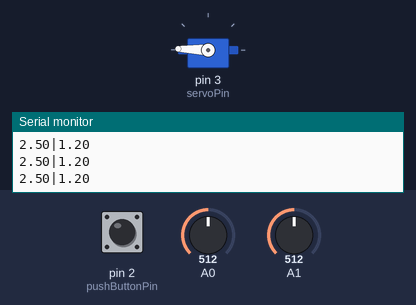
Recording of a sketch running on a simulated Arduino Uno, built with avr-gcc and run on an emulated ATmega328P. On the bench: servo, the last lines printed to the serial monitor. The test bench sets the inputs (shaded band); at power-on: A0 = 512, pin 2 (pushButtonPin) HIGH, A1 = 512.

Above: at 4.2 s.
4.3 s: A0 set to 344
5.8 s: A0 set to 328
At 6.5 s:
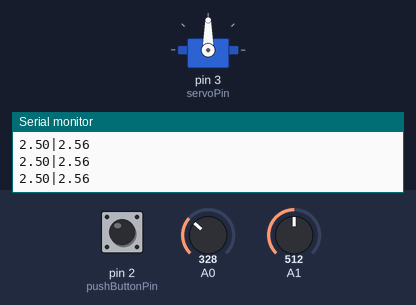
7.3 s: A0 set to 511
At 7.6 s:
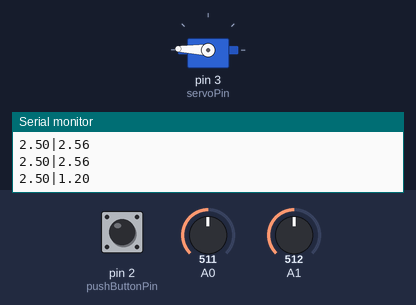
Timing chart, 0 to 9.8 s (numbered marks = the images above; inputs shaded):
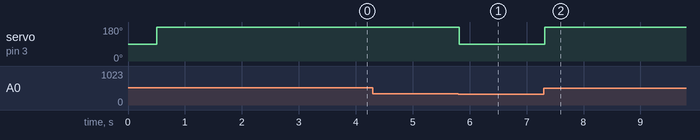

The sketch:

E2.ino
```cpp
#include <Servo.h>

/*
* The photoresitor is configured to have analogRead range of 6 -> 679
* The potentiometer is configured to have the analogRead value from 0 -> 1023
*/

Servo myservo;
int servoPin = 3;
int pushButtonPin = 2;
int closePosition = 178;
int openPosition = 90;
int lastPhotoResistorReading = 0;
int threshold =540;
float maxAnalogPhotoresistor = 679;
float minAnalogPhotoresistor = 6;
float maxAnalogPotentiometer = 1023;
float minAnalogPotentiometer = 0;
float lastPotentioMeterReading = 0;
int lastButtonState = LOW;
unsigned int debounceDelay = 500;
unsigned int debounceTime = 0;
float thresholdVoltage = 2.2;
float inputVoltage = 5.0;
int buttonStatus = LOW;

void setup()
{
  Serial.begin(9600);
  myservo.attach(servoPin);
  pinMode(pushButtonPin, INPUT_PULLUP);
}

void loop()
{
  int photoResistorReading = analogRead(A0);
  int potentioMeterReading = analogRead(A1);
  int buttonState = digitalRead(pushButtonPin);
  float photoResistanceVoltage;
  if((millis() - debounceTime) > debounceDelay){
    if(photoResistorReading != lastPhotoResistorReading){
    	lastPhotoResistorReading = photoResistorReading;
        debounceTime = millis();
    }
    if(potentioMeterReading != lastPotentioMeterReading){
        lastPotentioMeterReading = potentioMeterReading;
        thresholdVoltage = inputVoltage *(1 -  (potentioMeterReading/(maxAnalogPotentiometer-minAnalogPotentiometer)));
        debounceTime = millis();
    }
    if(buttonState != lastButtonState){
        lastButtonState = buttonState;
        debounceTime = millis();
      if(buttonState){
      	buttonStatus = !buttonStatus;
      }
    }

    switch (buttonStatus)
    {
    case LOW:
        if(photoResistorReading < threshold){
            myservo.write(openPosition);
        } else {
            myservo.write(closePosition);
        }
        break;

    case HIGH:
        photoResistanceVoltage = inputVoltage * (1 - (photoResistorReading/(maxAnalogPhotoresistor - minAnalogPhotoresistor)));
        Serial.print(thresholdVoltage);
        Serial.print("|");
        Serial.println(photoResistanceVoltage);
        if(photoResistanceVoltage > thresholdVoltage){
            myservo.write(openPosition);
        } else {
            myservo.write(closePosition);
        }
        break;

    default:
        break;
    }
  }

}
```

Measured:
- the behaviour switches between 337 and 336 on A0 (found by bisection; images 0 and 1)
- after the input at 5.8 s, servo on pin 3 (servoPin): 178° → 90° at once
- after the input at 7.3 s, servo on pin 3 (servoPin): 90° → 178° at once
